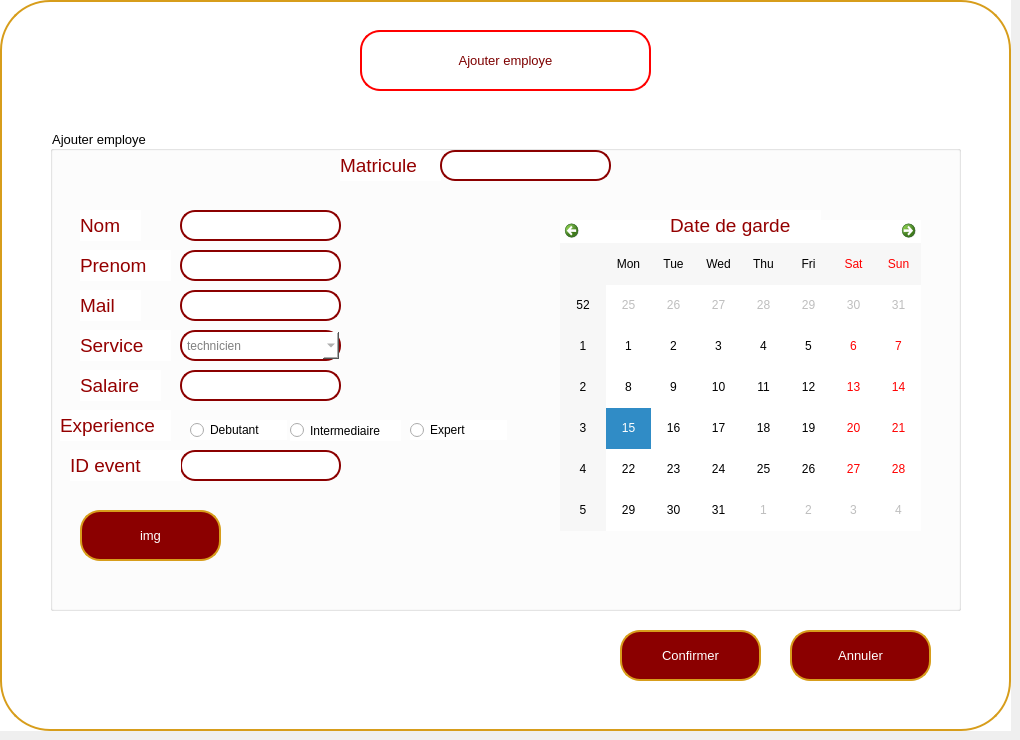
    <widget class="QWidget" name="ajoutemppage">
     <widget class="QWidget" name="widget_4" native="true">
      <property name="geometry">
       <rect>
        <x>0</x>
        <y>0</y>
        <width>1011</width>
        <height>731</height>
       </rect>
      </property>
      <property name="font">
       <font>
        <pointsize>10</pointsize>
       </font>
      </property>
      <property name="styleSheet">
       <string notr="true">background-color: rgb(255, 255, 255);</string>
      </property>
      <widget class="QPushButton" name="pushButton_37">
       <property name="geometry">
        <rect>
         <x>0</x>
         <y>0</y>
         <width>1011</width>
         <height>731</height>
        </rect>
       </property>
       <property name="styleSheet">
        <string notr="true">/*QPushButton {
    background-color: white;
    color: darkred;
    border: 2px solid darkred;
    border-radius: 50px; 
    padding: 10px; 
}*/
QPushButton {
    background-color: white;
    color: darkred;
    border: 2px solid rgb(215, 157, 27);
    border-radius: 50px;
    padding: 10px; 
}</string>
       </property>
       <property name="text">
        <string/>
       </property>
      </widget>
      <widget class="QPushButton" name="pbajout">
       <property name="geometry">
        <rect>
         <x>620</x>
         <y>630</y>
         <width>141</width>
         <height>51</height>
        </rect>
       </property>
       <property name="font">
        <font>
         <pointsize>10</pointsize>
        </font>
       </property>
       <property name="styleSheet">
        <string notr="true">QPushButton {
    background-color: darkred;
    color: white;
    border: 2px solid rgb(215, 157, 27);
    border-radius: 20px; 
    padding: 10px; 
}

QPushButton:hover {
    background-color: rgb(215, 157, 27); 
}

QLineEdit {
    border: 2px solid darkred;
    border-radius: 15px; 
    padding: 5px; 
    color: white;
}

QLineEdit:focus {
    border: 2px solid darkred;
    border-radius: 15px; 
    padding: 5px; 
    color: white;
}
</string>
       </property>
       <property name="text">
        <string>Confirmer</string>
       </property>
      </widget>
      <widget class="QPushButton" name="retouremp2">
       <property name="geometry">
        <rect>
         <x>790</x>
         <y>630</y>
         <width>141</width>
         <height>51</height>
        </rect>
       </property>
       <property name="font">
        <font>
         <pointsize>10</pointsize>
        </font>
       </property>
       <property name="styleSheet">
        <string notr="true">QPushButton {
    background-color: darkred;
    color: white;
    border: 2px solid rgb(215, 157, 27);
    border-radius: 20px; 
    padding: 10px; 
}

QPushButton:hover {
    background-color: rgb(215, 157, 27); 
}

QLineEdit {
    border: 2px solid darkred;
    border-radius: 15px; 
    padding: 5px; 
    color: white;
}

QLineEdit:focus {
    border: 2px solid darkred;
    border-radius: 15px; 
    padding: 5px; 
    color: white;
}
</string>
       </property>
       <property name="text">
        <string>Annuler</string>
       </property>
      </widget>
      <widget class="QPushButton" name="pushButton_12">
       <property name="geometry">
        <rect>
         <x>360</x>
         <y>30</y>
         <width>291</width>
         <height>61</height>
        </rect>
       </property>
       <property name="font">
        <font>
         <family>MS Shell Dlg 2</family>
         <pointsize>10</pointsize>
         <weight>50</weight>
         <italic>false</italic>
         <bold>false</bold>
        </font>
       </property>
       <property name="styleSheet">
        <string notr="true">QPushButton {
    background-color: white;
    color: rgb(125, 0, 0);
    border: 2px solid rgb(255, 0, 0); 
    border-radius: 20px; 
    padding: 10px; 
    transition: background-color 0.3s, color 0.3s; 
}
QPushButton:hover {
    background-color: rgb(215, 157, 27);
    color: white;
    border: 4px solid rgb(215, 157, 27); 
    outline: none; 
}</string>
       </property>
       <property name="text">
        <string>Ajouter employe</string>
       </property>
       <property name="icon">
        <iconset resource="src.qrc">
         <normaloff>:/src/ajoutfinale.png</normaloff>:/src/ajoutfinale.png</iconset>
       </property>
       <property name="iconSize">
        <size>
         <width>100</width>
         <height>50</height>
        </size>
       </property>
      </widget>
      <widget class="QGroupBox" name="groupBox_2">
       <property name="geometry">
        <rect>
         <x>50</x>
         <y>130</y>
         <width>911</width>
         <height>481</height>
        </rect>
       </property>
       <property name="title">
        <string>Ajouter employe</string>
       </property>
       <widget class="QComboBox" name="le_serE_aj">
        <property name="geometry">
         <rect>
          <x>130</x>
          <y>200</y>
          <width>161</width>
          <height>31</height>
         </rect>
        </property>
        <property name="styleSheet">
         <string notr="true">/* Style for the QComboBox when not focused */
QComboBox {
    border: 2px solid darkred;
    border-radius: 15px;
    padding: 5px;
    color: grey;
}

/* Style for the QComboBox when focused */
QComboBox:focus {
    border: 2px solid darkred;
    border-radius: 15px;
    padding: 5px;
    color: grey;
}
</string>
        </property>
        <item>
         <property name="text">
          <string>technicien</string>
         </property>
        </item>
        <item>
         <property name="text">
          <string>decorateur</string>
         </property>
        </item>
        <item>
         <property name="text">
          <string>securite</string>
         </property>
        </item>
       </widget>
       <widget class="QRadioButton" name="radioButton">
        <property name="geometry">
         <rect>
          <x>140</x>
          <y>290</y>
          <width>97</width>
          <height>20</height>
         </rect>
        </property>
        <property name="text">
         <string>Debutant</string>
        </property>
       </widget>
       <widget class="QRadioButton" name="radioButton_3">
        <property name="geometry">
         <rect>
          <x>360</x>
          <y>290</y>
          <width>97</width>
          <height>20</height>
         </rect>
        </property>
        <property name="text">
         <string>Expert</string>
        </property>
       </widget>
       <widget class="QRadioButton" name="radioButton_2">
        <property name="geometry">
         <rect>
          <x>240</x>
          <y>290</y>
          <width>111</width>
          <height>21</height>
         </rect>
        </property>
        <property name="text">
         <string>Intermediaire</string>
        </property>
       </widget>
       <widget class="QCalendarWidget" name="calendarWidget">
        <property name="geometry">
         <rect>
          <x>510</x>
          <y>90</y>
          <width>361</width>
          <height>311</height>
         </rect>
        </property>
       </widget>
       <widget class="QLabel" name="label_16">
        <property name="geometry">
         <rect>
          <x>30</x>
          <y>80</y>
          <width>61</width>
          <height>31</height>
         </rect>
        </property>
        <property name="font">
         <font>
          <pointsize>14</pointsize>
         </font>
        </property>
        <property name="styleSheet">
         <string notr="true">color: rgb(148, 0, 0);</string>
        </property>
        <property name="text">
         <string>Nom</string>
        </property>
       </widget>
       <widget class="QLabel" name="label_17">
        <property name="geometry">
         <rect>
          <x>30</x>
          <y>160</y>
          <width>61</width>
          <height>31</height>
         </rect>
        </property>
        <property name="font">
         <font>
          <pointsize>14</pointsize>
         </font>
        </property>
        <property name="styleSheet">
         <string notr="true">color: rgb(148, 0, 0);</string>
        </property>
        <property name="text">
         <string>Mail</string>
        </property>
       </widget>
       <widget class="QLabel" name="label_18">
        <property name="geometry">
         <rect>
          <x>30</x>
          <y>200</y>
          <width>91</width>
          <height>31</height>
         </rect>
        </property>
        <property name="font">
         <font>
          <pointsize>14</pointsize>
         </font>
        </property>
        <property name="styleSheet">
         <string notr="true">color: rgb(148, 0, 0);</string>
        </property>
        <property name="text">
         <string>Service</string>
        </property>
       </widget>
       <widget class="QLabel" name="label_19">
        <property name="geometry">
         <rect>
          <x>30</x>
          <y>240</y>
          <width>81</width>
          <height>31</height>
         </rect>
        </property>
        <property name="font">
         <font>
          <pointsize>14</pointsize>
         </font>
        </property>
        <property name="styleSheet">
         <string notr="true">color: rgb(148, 0, 0);</string>
        </property>
        <property name="text">
         <string>Salaire</string>
        </property>
       </widget>
       <widget class="QLabel" name="label_20">
        <property name="geometry">
         <rect>
          <x>10</x>
          <y>280</y>
          <width>111</width>
          <height>31</height>
         </rect>
        </property>
        <property name="font">
         <font>
          <pointsize>14</pointsize>
         </font>
        </property>
        <property name="styleSheet">
         <string notr="true">color: rgb(148, 0, 0);</string>
        </property>
        <property name="text">
         <string>Experience</string>
        </property>
       </widget>
       <widget class="QLabel" name="label_21">
        <property name="geometry">
         <rect>
          <x>620</x>
          <y>80</y>
          <width>151</width>
          <height>31</height>
         </rect>
        </property>
        <property name="font">
         <font>
          <pointsize>14</pointsize>
         </font>
        </property>
        <property name="styleSheet">
         <string notr="true">color: rgb(148, 0, 0);</string>
        </property>
        <property name="text">
         <string>Date de garde</string>
        </property>
       </widget>
       <widget class="QLabel" name="label_22">
        <property name="geometry">
         <rect>
          <x>290</x>
          <y>20</y>
          <width>101</width>
          <height>31</height>
         </rect>
        </property>
        <property name="font">
         <font>
          <pointsize>14</pointsize>
         </font>
        </property>
        <property name="styleSheet">
         <string notr="true">color: rgb(148, 0, 0);</string>
        </property>
        <property name="text">
         <string>Matricule</string>
        </property>
       </widget>
       <widget class="QLineEdit" name="matEa">
        <property name="geometry">
         <rect>
          <x>390</x>
          <y>20</y>
          <width>171</width>
          <height>31</height>
         </rect>
        </property>
        <property name="styleSheet">
         <string notr="true">QLineEdit {
    border: 2px solid darkred;
    border-radius: 15px; /* Make it larger for a circular shape */
    padding: 5px; /* Adjust as needed */
    color: grey;
}

QLineEdit:focus {
    border: 2px solid darkred;
    border-radius: 15px; /* Make it larger for a circular shape */
    padding: 5px; /* Adjust as needed */
    color: grey;
}</string>
        </property>
        <property name="text">
         <string/>
        </property>
       </widget>
       <widget class="QLineEdit" name="le_nomEaj">
        <property name="geometry">
         <rect>
          <x>130</x>
          <y>80</y>
          <width>161</width>
          <height>31</height>
         </rect>
        </property>
        <property name="styleSheet">
         <string notr="true">QLineEdit {
    border: 2px solid darkred;
    border-radius: 15px; /* Make it larger for a circular shape */
    padding: 5px; /* Adjust as needed */
    color: grey;
}

QLineEdit:focus {
    border: 2px solid darkred;
    border-radius: 15px; /* Make it larger for a circular shape */
    padding: 5px; /* Adjust as needed */
    color: grey;
}</string>
        </property>
        <property name="text">
         <string/>
        </property>
       </widget>
       <widget class="QLineEdit" name="le_mailE_aj">
        <property name="geometry">
         <rect>
          <x>130</x>
          <y>160</y>
          <width>161</width>
          <height>31</height>
         </rect>
        </property>
        <property name="styleSheet">
         <string notr="true">QLineEdit {
    border: 2px solid darkred;
    border-radius: 15px; /* Make it larger for a circular shape */
    padding: 5px; /* Adjust as needed */
    color: grey;
}

QLineEdit:focus {
    border: 2px solid darkred;
    border-radius: 15px; /* Make it larger for a circular shape */
    padding: 5px; /* Adjust as needed */
    color: grey;
}</string>
        </property>
        <property name="text">
         <string/>
        </property>
       </widget>
       <widget class="QLineEdit" name="le_salE_aj">
        <property name="geometry">
         <rect>
          <x>130</x>
          <y>240</y>
          <width>161</width>
          <height>31</height>
         </rect>
        </property>
        <property name="styleSheet">
         <string notr="true">QLineEdit {
    border: 2px solid darkred;
    border-radius: 15px; /* Make it larger for a circular shape */
    padding: 5px; /* Adjust as needed */
    color: grey;
}

QLineEdit:focus {
    border: 2px solid darkred;
    border-radius: 15px; /* Make it larger for a circular shape */
    padding: 5px; /* Adjust as needed */
    color: grey;
}</string>
        </property>
        <property name="text">
         <string/>
        </property>
       </widget>
       <widget class="QLabel" name="label_23">
        <property name="geometry">
         <rect>
          <x>30</x>
          <y>120</y>
          <width>91</width>
          <height>31</height>
         </rect>
        </property>
        <property name="font">
         <font>
          <pointsize>14</pointsize>
         </font>
        </property>
        <property name="styleSheet">
         <string notr="true">color: rgb(148, 0, 0);</string>
        </property>
        <property name="text">
         <string>Prenom</string>
        </property>
       </widget>
       <widget class="QLineEdit" name="le_prenE_aj">
        <property name="geometry">
         <rect>
          <x>130</x>
          <y>120</y>
          <width>161</width>
          <height>31</height>
         </rect>
        </property>
        <property name="styleSheet">
         <string notr="true">QLineEdit {
    border: 2px solid darkred;
    border-radius: 15px; /* Make it larger for a circular shape */
    padding: 5px; /* Adjust as needed */
    color: grey;
}

QLineEdit:focus {
    border: 2px solid darkred;
    border-radius: 15px; /* Make it larger for a circular shape */
    padding: 5px; /* Adjust as needed */
    color: grey;
}</string>
        </property>
        <property name="text">
         <string/>
        </property>
       </widget>
       <widget class="QLineEdit" name="le_salE_aj_2">
        <property name="geometry">
         <rect>
          <x>130</x>
          <y>320</y>
          <width>161</width>
          <height>31</height>
         </rect>
        </property>
        <property name="styleSheet">
         <string notr="true">QLineEdit {
    border: 2px solid darkred;
    border-radius: 15px; /* Make it larger for a circular shape */
    padding: 5px; /* Adjust as needed */
    color: grey;
}

QLineEdit:focus {
    border: 2px solid darkred;
    border-radius: 15px; /* Make it larger for a circular shape */
    padding: 5px; /* Adjust as needed */
    color: grey;
}</string>
        </property>
        <property name="text">
         <string/>
        </property>
       </widget>
       <widget class="QLabel" name="label_24">
        <property name="geometry">
         <rect>
          <x>20</x>
          <y>320</y>
          <width>111</width>
          <height>31</height>
         </rect>
        </property>
        <property name="font">
         <font>
          <pointsize>14</pointsize>
         </font>
        </property>
        <property name="styleSheet">
         <string notr="true">color: rgb(148, 0, 0);</string>
        </property>
        <property name="text">
         <string>ID event</string>
        </property>
       </widget>
       <widget class="QPushButton" name="btnParcourir">
        <property name="geometry">
         <rect>
          <x>30</x>
          <y>380</y>
          <width>141</width>
          <height>51</height>
         </rect>
        </property>
        <property name="font">
         <font>
          <pointsize>10</pointsize>
         </font>
        </property>
        <property name="styleSheet">
         <string notr="true">QPushButton {
    background-color: darkred;
    color: white;
    border: 2px solid rgb(215, 157, 27);
    border-radius: 20px; 
    padding: 10px; 
}

QPushButton:hover {
    background-color: rgb(215, 157, 27); 
}

QLineEdit {
    border: 2px solid darkred;
    border-radius: 15px; 
    padding: 5px; 
    color: white;
}

QLineEdit:focus {
    border: 2px solid darkred;
    border-radius: 15px; 
    padding: 5px; 
    color: white;
}
</string>
        </property>
        <property name="text">
         <string>img</string>
        </property>
       </widget>
      </widget>
     </widget>
    </widget>
